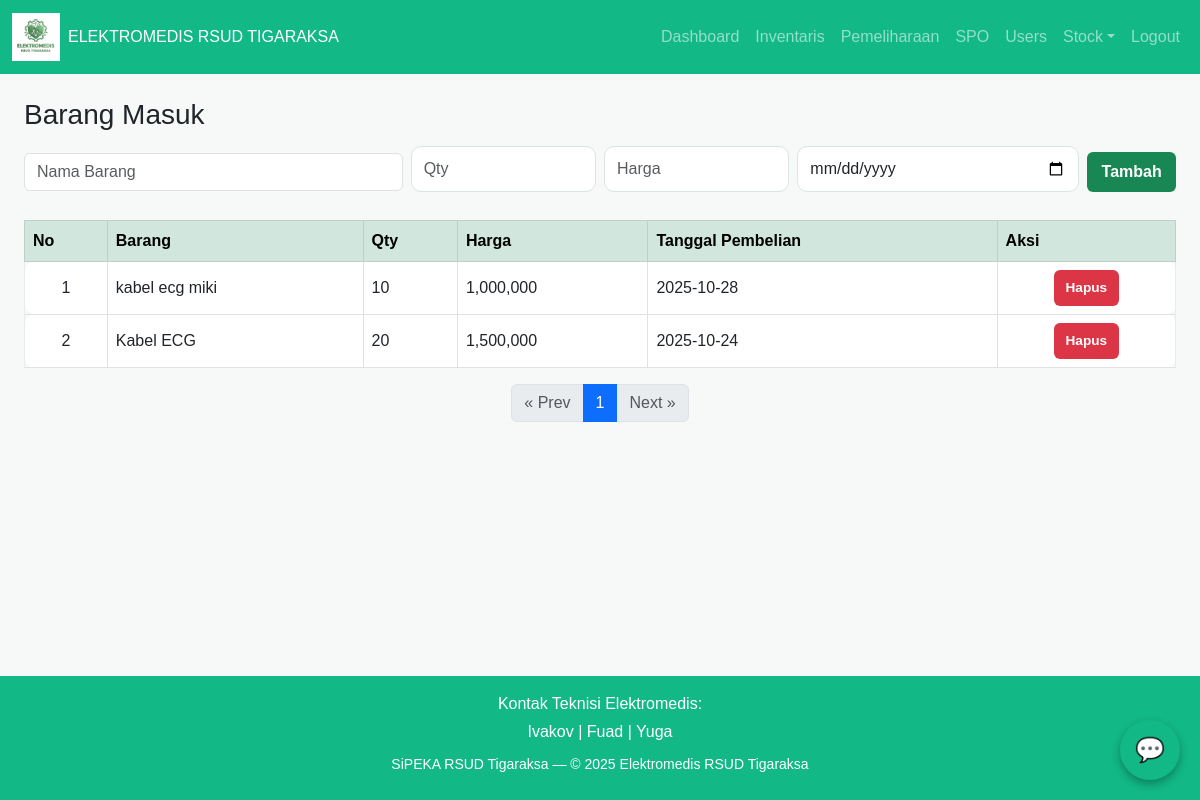
The app's page /admin/stock/in (signed in) with its own data.
### tables this page shows
CREATE TABLE stock_in (
            id INTEGER PRIMARY KEY AUTOINCREMENT,
            nama_barang TEXT NOT NULL,
            qty INTEGER NOT NULL,
            harga REAL NOT NULL,
            tgl_pembelian TEXT NOT NULL
        );

### app.py (the view)
@app.get("/admin/stock/in")
def admin_stock_in():
    if not session.get("user") or session["user"]["role"] != "admin":
        return abort(403)
    page = int(request.args.get("page", 1))
    per_page = 50
    offset = (page - 1) * per_page
    with db() as conn:
        rows = conn.execute("""
            SELECT * FROM stock_in
            ORDER BY datetime(tgl_pembelian) DESC
            LIMIT ? OFFSET ?
        """, (per_page, offset)).fetchall()
        total_items = conn.execute("SELECT COUNT(*) as cnt FROM stock_in").fetchone()["cnt"]
        total_pages = (total_items + per_page - 1) // per_page
    return render_template(
        "admin_stock_in.html",
        items=rows,
        page=page,
        total_pages=total_pages,
        per_page=per_page,
        BRAND=BRAND,
        user=session.get("user")
    )

### app.py (called while the page is built)
@app.context_processor
def inject_user():
    if 'user' in session:
        return {'user': session['user']}
    return {'user': None}

def db():
    conn = sqlite3.connect(DB_PATH)
    conn.row_factory = sqlite3.Row
    return conn

### templates/admin_stock_in.html
{% extends "base.html" %}
{% block content %}
<h3>Barang Masuk</h3>
<form method="post" action="{{ url_for('admin_stock_in_add') }}" class="row gx-2 gy-2 align-items-center mb-3">
  <div class="col-md-4 col-sm-6">
    <input name="nama_barang" class="form-control" placeholder="Nama Barang" required>
  </div>
  <div class="col-md-2 col-sm-3">
    <input name="qty" type="number" class="form-control" placeholder="Qty" required>
  </div>
  <div class="col-md-2 col-sm-3">
    <input name="harga" type="number" class="form-control" placeholder="Harga" step="0.01" required>
  </div>
  <div class="col-md-3 col-sm-4">
    <input name="tgl_pembelian" type="date" class="form-control" required>
  </div>
  <div class="col-md-1 col-sm-12 d-grid">
    <button type="submit" class="btn btn-success w-100">Tambah</button>
  </div>
</form>
<table class="table table-bordered table-hover align-middle">
  <thead class="table-success text-center">
    <tr>
	  <th>No</th>
      <th>Barang</th>
      <th>Qty</th>
      <th>Harga</th>
      <th>Tanggal Pembelian</th>
      <th>Aksi</th>
    </tr>
  </thead>
  <tbody>
    {% for i in items %}
    <tr>
	  <td class="text-center">{{ loop.index + ((page - 1) * per_page) }}</td>
      <td>{{ i['nama_barang'] }}</td>
      <td>{{ i['qty'] }}</td>
      <td>{{ "{:,.0f}".format(i['harga']) }}</td>
      <td>{{ i['tgl_pembelian'] }}</td>
      <td class="text-center">
        <form action="{{ url_for('admin_stock_in_delete', item_id=i['id']) }}" method="post" class="d-inline">
          <button type="submit" class="btn btn-sm btn-danger"
            onclick="return confirm('Yakin ingin menghapus data ini?')">Hapus</button>
        </form>
      </td>
    </tr>
    {% else %}
    <tr>
      <td colspan="5" class="text-center text-muted">Belum ada data.</td>
    </tr>
    {% endfor %}
  </tbody>
</table>
<nav aria-label="Page navigation" class="mt-3">
  <ul class="pagination justify-content-center">
    {% if page > 1 %}
      <li class="page-item">
        <a class="page-link" href="?page={{ page - 1 }}">« Prev</a>
      </li>
    {% else %}
      <li class="page-item disabled"><span class="page-link">« Prev</span></li>
    {% endif %}
    {% for p in range(1, total_pages + 1) %}
      <li class="page-item {% if p == page %}active{% endif %}">
        <a class="page-link" href="?page={{ p }}">{{ p }}</a>
      </li>
    {% endfor %}
    {% if page < total_pages %}
      <li class="page-item">
        <a class="page-link" href="?page={{ page + 1 }}">Next »</a>
      </li>
    {% else %}
      <li class="page-item disabled"><span class="page-link">Next »</span></li>
    {% endif %}
  </ul>
</nav>
{% endblock %}

### static/css/style.css (style rules this page uses)
:root { --brand-primary: #2e7d32; --brand-secondary: #4caf50; --brand-dark: #0B5C49; }
body { background-color: #f6f9f8; font-family: Arial, sans-serif; }
.btn { padding: 8px 12px; border-radius: 6px; border: none; cursor: pointer; font-weight: 600; }
input[type=text],input[type=password],input[type=date],input[type=number], textarea,select,input[type=file] { width:100%; padding:10px 12px; border:1px solid #dbe6e1; border-radius:10px; margin-top:6px; margin-bottom:12px; }
table { width: 100%; border-collapse: collapse; }
table th { background: #12B886; color: white; padding: 10px; text-align: left; }
table td { background: white; padding: 8px; border-bottom: 1px solid #eee; }
tr td:first-child { border-left:1px solid #e7eee9; border-top-left-radius:10px; border-bottom-left-radius:10px; }
tr td:last-child { border-right:1px solid #e7eee9; border-top-right-radius:10px; border-bottom-right-radius:10px; }

### templates/base.html (style rules this page uses)
.btn-sm, .form-select-sm { font-size: 0.85rem; }
body { display: flex; flex-direction: column; min-height: 100vh; }

### records on screen
stock_in: nama_barang "kabel ecg miki", qty "10", harga "1,000,000", tgl_pembelian "2025-10-28"
stock_in: nama_barang "Kabel ECG", qty "20", harga "1,500,000", tgl_pembelian "2025-10-24"

### other values on screen
{{ p }} "1"
